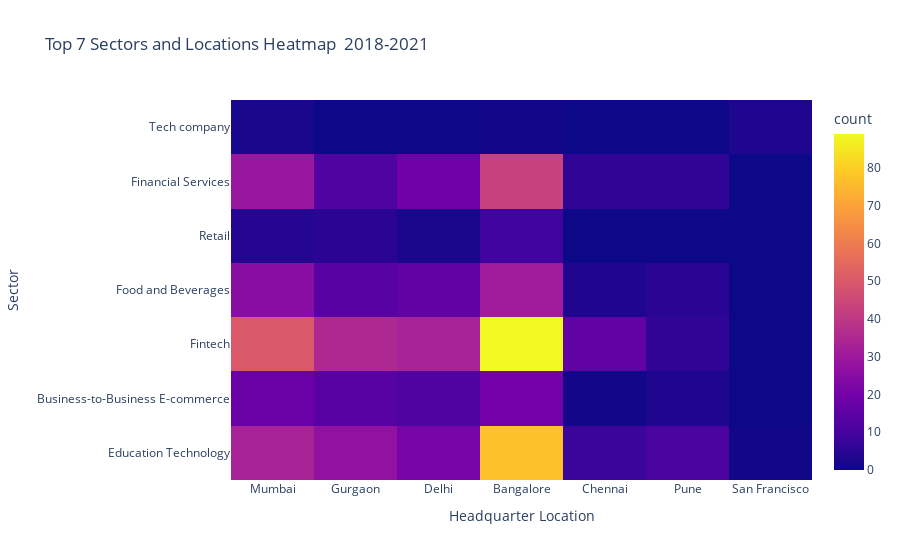

The notebook cell this image was saved under:
### Markdown cell above
## **5. Does the location of the company influence its sector?**

### Code cell
# Get the top 7 sectors and top 7 locations based on total funding amount
top_sectors = df.groupby('sector')['amount'].sum().sort_values(ascending=False).head(7).index
top_locations = df.groupby('headquarter')['amount'].sum().sort_values(ascending=False).head(7).index

# Filter the DataFrame for the top 7 sectors and top 7 locations
df_top7 = df[df['sector'].isin(top_sectors) & df['headquarter'].isin(top_locations)]

# Create a heatmap
fig = px.density_heatmap(df_top7, 
                         x='headquarter', 
                         y='sector', 
                         title='Top 7 Sectors and Locations Heatmap \n2018-2021',
                         labels={'headquarter': 'Headquarter Location', 'sector': 'Sector'})
fig.show()

### Figure 1 — Plotly figure (JSON) as saved in the notebook; plotly's stock layout.template omitted (floating-point values rounded to 4 significant figures; data arrays with more than 128 entries replaced by an {"elided": "..."} marker saying what was removed)
{"data": [{"coloraxis": "coloraxis", "hovertemplate": "Headquarter Location=%{x}<br>Sector=%{y}<br>count=%{z}<extra></extra>", "name": "", "type": "histogram2d", "x": {"elided": "710 str values"}, "xaxis": "x", "xbingroup": "x", "y": {"elided": "710 str values"}, "yaxis": "y", "ybingroup": "y"}], "layout": {"coloraxis": {"colorbar": {"title": {"text": "count"}}, "colorscale": [[0, "#0d0887"], [0.1111, "#46039f"], [0.2222, "#7201a8"], [0.3333, "#9c179e"], [0.4444, "#bd3786"], [0.5556, "#d8576b"], [0.6667, "#ed7953"], [0.7778, "#fb9f3a"], [0.8889, "#fdca26"], [1, "#f0f921"]]}, "legend": {"tracegroupgap": 0}, "title": {"text": "Top 7 Sectors and Locations Heatmap \n2018-2021"}, "xaxis": {"anchor": "y", "domain": [0, 1], "title": {"text": "Headquarter Location"}}, "yaxis": {"anchor": "x", "domain": [0, 1], "title": {"text": "Sector"}}}}
